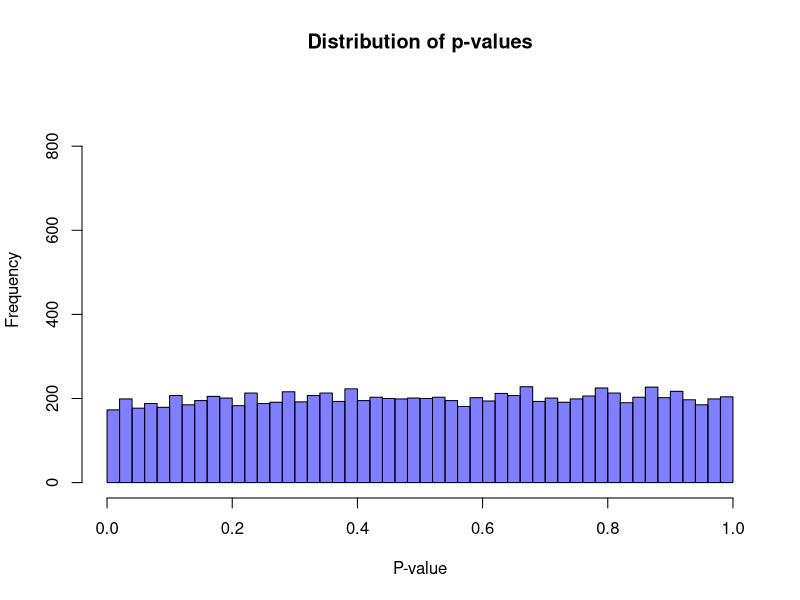

Reproduce this figure in R. (Note: this script raises an error after producing the figure.)
# Set seed for reproducibility
set.seed(40)

# Sample size
n <- 200

# Number of datasets to simulate
num_datasets <- 10000  

# Initialize vectors to store p-values and decisions
p_values_rounded <- numeric(num_datasets)
decisions_rounded <- character(num_datasets)
p_values_no_modification <- numeric(num_datasets)
decisions_no_modification <- character(num_datasets)

# Simulate data and perform t-test for each dataset
for (i in 1:num_datasets) {
  # Simulate GPA data for students who drink coffee (group 1)
  gpa_coffee <- rnorm(n, mean = 3.5, sd = 0.5)  # Mean GPA of 3.5 with standard deviation of 0.5

  # Simulate GPA data for students who don't drink coffee (group 2)
  gpa_no_coffee <- rnorm(n, mean = 3.5, sd = 0.5)  # Same mean and standard deviation as group 1
  
  # Perform t-test
  t_test_result <- t.test(gpa_coffee, gpa_no_coffee)
  
  # Apply QRP: Round p-values down (only if less than or equal to 0.059)
  rounded_p_value <- ifelse(t_test_result$p.value <= 0.059, 0.05, t_test_result$p.value)
    
  # Store rounded p-value and decision
  p_values_rounded[i] <- rounded_p_value
  decisions_rounded[i] <- ifelse(rounded_p_value <= 0.05, "Reject H0", "Fail to reject H0")
  
  # Store unrounded p-value and decision
  p_values_no_modification[i] <- t_test_result$p.value
  decisions_no_modification[i] <- ifelse(t_test_result$p.value <= 0.05, "Reject H0", "Fail to reject H0")
}

# Display summary of results
cat("Type 1 error rate (rounded p-values):", mean(p_values_rounded <= 0.05), "\n")
cat("Type 1 error rate (unrounded p-values):", mean(p_values_no_modification <= 0.05), "\n")
cat(table(decisions_rounded), "\n")
cat(table(decisions_no_modification), "\n")
cat(sum(decisions_no_modification == "Reject H0"), "\n")
cat(sum(decisions_no_modification == "Fail to reject H0"), "\n")

# Create a histogram of the p-values without modification
hist(p_values_no_modification, breaks = 50, col = rgb(0, 0, 1, 0.5), 
     main = "Distribution of p-values", xlab = "P-value", 
     xlim = c(0, 1), ylim = c(0, max(hist(p_values_no_modification, plot = FALSE)$counts, 
                                      hist(p_values_rounded, plot = FALSE)$counts)))

# Add a histogram of the p-values with outlier removal
hist(p_values_outliers, breaks = 50, col = rgb(1, 0, 0, 0.5), add = TRUE)

# Add a legend
legend("topright", legend = c("No modification", "P rounding"), 
       fill = c(rgb(0, 0, 1, 0.5), rgb(1, 0, 0, 0.5)))